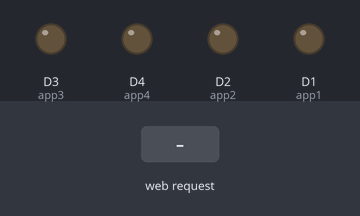
Simulated run of this sketch. Board: ESP8266 (NodeMCU). Shown: output pins drawn as LEDs (lit = HIGH). The test bench sets the inputs (shaded band). WiFi joins after 1.5 s; servers stay silent unless stated; what the sketch prints to the serial monitor is not drawn.

Above: at 2.7 s.
2.8 s: HTTP request GET /app1/on received
At 3.6 s:
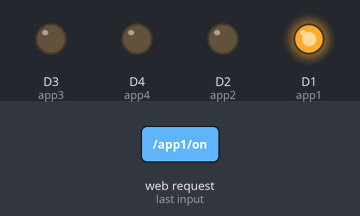
4.3 s: HTTP request GET /app2/on received
At 4.7 s:
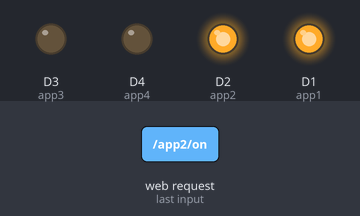
5.8 s: HTTP request GET /app1/off received
At 7.0 s:
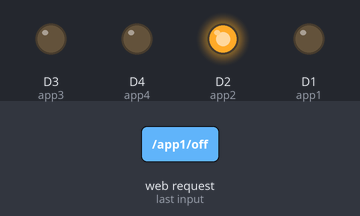
7.3 s: HTTP request GET /app2/off received
At 8.2 s:
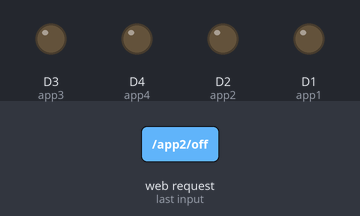
8.8 s: HTTP request GET /app3/on received
At 9.3 s:
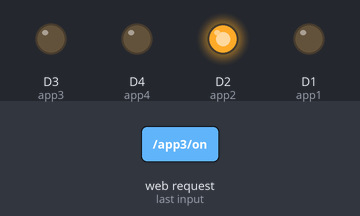
Timing chart, 0 to 11.3 s (numbered marks = the images above; inputs shaded):
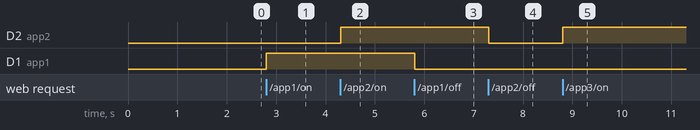

The sketch:

web_controlled_home_application.ino
```cpp
/******************************************
   THE_EC_STUDENT
   Follow for more similar project @the_ec_student
   do message for more code based on iot and embedded system
*/


//************************web controlled home application***************************
#include <ESP8266WiFi.h>
// Add wifi access point credentiaals
const char* ssid     = "redmi";
const char* password = "redmihot";
WiFiServer server(80);// Set port to 80
String header; // This storees the HTTP request
// Declare the pins to which the appliances are connected via relays
int app1 = D1; //appliance 1
int app2 = D2; //appliance 2
int app3 = D3; //appliance 3
int app4 = D4;
//you can add more more appliances below.
String app1state = "off";// state of appliance1
String app2state = "off";
String app3state = "off";// state of appliance2
String app4state = "off";
//**********************************************************************************
void setup() {
  Serial.begin(115200);
  // Set the pinmode of the pins to which the LEDs are connected and turn them low to prevent flunctuations
  pinMode(app1, OUTPUT);
  pinMode(app2, OUTPUT);
  pinMode(app3, OUTPUT);
    pinMode(app4,OUTPUT);
  digitalWrite(app1, LOW);
  digitalWrite(app2, LOW);
  digitalWrite(app3, LOW);
  digitalWrite(app4, LOW);
  //connect to access point
  WiFi.begin(ssid, password);
  Serial.print("Connecting to ");
  Serial.println(ssid);
  while (WiFi.status() != WL_CONNECTED) {
    delay(500);
    Serial.print(".");
  }
  // Print local IP address and start web server
  Serial.println("");
  Serial.println("WiFi connected.");
  Serial.println("IP address: ");
  Serial.println(WiFi.localIP());// this will display the Ip address of the Pi which should be entered into your browser
  server.begin();
}

//*************************************************************************************
void loop() {
  WiFiClient client = server.available();   // Listen for incoming clients
  if (client) {                             // If a new client connects,
    String currentLine = "";                // make a String to hold incoming data from the client
    while (client.connected()) {            // loop while the client's connected
      if (client.available()) {             // if there's bytes to read from the client,
        char c = client.read();             // read a byte, then
        Serial.write(c);                    // print it out the serial monitor
        header += c;
        if (c == '\n') {                    // if the byte is a newline character
          // if the current line is blank, you got two newline characters in a row.
          // that's the end of the client HTTP request, so send a response:
          if (currentLine.length() == 0) {
            // HTTP headers always start with a response code (e.g. HTTP/1.1 200 OK)
            // and a content-type so the client knows what's coming, then a blank line:
            client.println("HTTP/1.1 200 OK");
            client.println("Content-type:text/html");
            client.println("Connection: close");
            client.println();

            //************************ turns the GPIOs on and off**************************************
            if (header.indexOf("GET /app1/on") >= 0) {
              Serial.println("App 1 on");
              app1state = "on";
              digitalWrite(app1, HIGH);
            } else if (header.indexOf("GET /app1/off") >= 0) {
              Serial.println("App 1 off");
              app1state = "off";
              digitalWrite(app1, LOW);
            } else if (header.indexOf("GET /app2/on") >= 0) {
              Serial.println("App 2 on");
              app2state = "on";
              digitalWrite(app2, HIGH);
            } else if (header.indexOf("GET /app2/off") >= 0) {
              Serial.println("App 2 off");
              app2state = "off";
              digitalWrite(app2, LOW);
            }
            else if (header.indexOf("GET /app3/on") >= 0) {
              Serial.println("App 3 on");
              app3state = "on";
              digitalWrite(app2, HIGH);
            } else if (header.indexOf("GET /app3/off") >= 0) {
              Serial.println("App 3 off");
              app3state = "off";
              digitalWrite(app3, LOW);
            }

            else if (header.indexOf("GET /app4/on") >= 0) {
              Serial.println("App 4 on");
              app4state = "on";
              digitalWrite(app2, HIGH);
            } else if (header.indexOf("GET /app4/off") >= 0) {
              Serial.println("App 4 off");
              app4state = "off";
              digitalWrite(app4, LOW);
            }

            // ********************************Display the HTML web page********************************************
            client.println("<!DOCTYPE html><html>");
            client.println("<head><meta name=\"viewport\" content=\"width=device-width, initial-scale=1\">");
            client.println("<link rel=\"icon\" href=\"data:,\">");
            // ******************************CSS to style the on/off buttons*****************************************
            //******* Feel free to change the background-color and font-size attributes to fit your preferences******
            client.println("<style>html { font-family: Helvetica; display: inline-block; margin: 0px auto; text-align: center;}");
            client.println(".button { background-color: #195B6A; border: none; color: white; padding: 16px 40px;");
            client.println("text-decoration: none; font-size: 30px; margin: 2px; cursor: pointer;}");
            client.println(".button2 {background-color: #77878A;}</style></head>");

            // *******************************Web Page Heading*********************************************************
            client.println("<body><h1>home application</h1>");

            // ***************************Display current state, and ON/OFF buttons for GPIO 5************************
            client.println("<p>Water Pump - State " + app1state + "</p>");
            // If Appliance 1 is off, it displays the ON button
            if (app1state == "off") {
              client.println("<p><a href=\"/app1/on\"><button class=\"button\">ON</button></a></p>");
            } else {
              client.println("<p><a href=\"/app1/off\"><button class=\"button button2\">OFF</button></a></p>");
            }

            //********************* Display current state, and ON/OFF buttons for GPIO 4*****************************//
            client.println("<p>TubeLight - State " + app2state + "</p>");
            // If Appliance 2 is off, it displays the ON button
            if (app2state == "off") {
              client.println("<p><a href=\"/app2/on\"><button class=\"button\">ON</button></a></p>");
            } else {
              client.println("<p><a href=\"/app2/off\"><button class=\"button button2\">OFF</button></a></p>");
            }
            //**************************** Display current state, and ON/OFF buttons for GPIO 0**********************/
            client.println("<p>Fan - State " + app3state + "</p>");
            // If Appliance 2 is off, it displays the ON button
            if (app3state == "off") {
              client.println("<p><a href=\"/app3/on\"><button class=\"button\">ON</button></a></p>");
            } else {
              client.println("<p><a href=\"/app3/off\"><button class=\"button button2\">OFF</button></a></p>");
            }
            //******************************************************************************************************************//
            client.println("<p>Bulb - State " + app4state + "</p>");
            // If Appliance 2 is off, it displays the ON button
            if (app4state == "off") {
              client.println("<p><a href=\"/app3/on\"><button class=\"button\">ON</button></a></p>");
            } else {
              client.println("<p><a href=\"/app3/off\"><button class=\"button button2\">OFF</button></a></p>");
            }
            client.println("</body></html>");

            // The HTTP response ends with another blank line
            client.println();
            // Break out of the while loop
            break;
          } else { // if you got a newline, then clear currentLine
            currentLine = "";
          }
        } else if (c != '\r') {  // if you got anything else but a carriage return character,
          currentLine += c;      // add it to the end of the currentLine
        }
      }
    }
    // Clear the header variable
    header = "";
    // Close the connection
    client.stop();
    Serial.println("Client disconnected.");
    Serial.println("");
  }
  String msg = "";

}
```

Measured:
- after the input at 2.8 s, D1 (app1): LOW → HIGH at once
- after the input at 4.3 s, D2 (app2): LOW → HIGH at once
- after the input at 5.8 s, D1 (app1): HIGH → LOW at once
- after the input at 7.3 s, D2 (app2): HIGH → LOW at once
- after the input at 8.8 s, D2 (app2): LOW → HIGH at once
